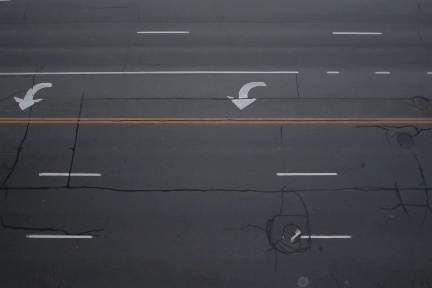
#> input picture RealtimeBackground-10.jpg, 432 x 288 px
$ python CovarianceCompare.py
#> lines starting #> are read from the running program, lines starting #| are printed output that depends on the picture
import cv2
import matplotlib.pyplot as plt


def MyImshow(I):
    I = cv2.cvtColor(I, cv2.COLOR_BGR2RGB)
    plt.imshow(I)
    plt.show()


def ShowSubplot(I, B):
    I = cv2.cvtColor(I, cv2.COLOR_BGR2RGB)
    B = cv2.cvtColor(B, cv2.COLOR_BGR2RGB)
    plt.subplot(1, 2, 1)
    plt.imshow(I)
    plt.subplot(1, 2, 2)
    plt.imshow(B)
    plt.show()


BG = cv2.imread("RealtimeBackground-10.jpg")
#> BG is the input picture: shape (288, 432, 3); mean B, G, R 74.1, 68.7, 67.8
I300 = cv2.imread("Frame-300.jpg")
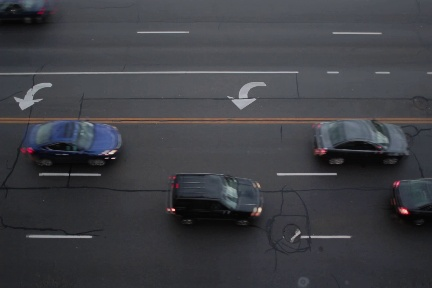
#> input picture Frame-300.jpg, 432 x 288 px
#> I300 is the input picture: shape (288, 432, 3); mean B, G, R 69.2, 64.1, 63.2
I530 = cv2.imread("Frame-530.jpg")
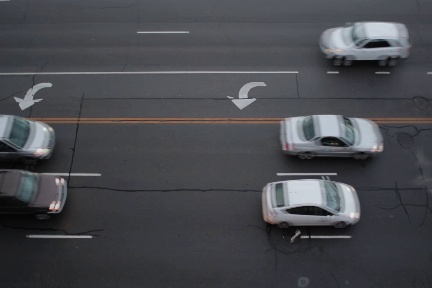
#> input picture Frame-530.jpg, 432 x 288 px
#> I530 is the input picture: shape (288, 432, 3); mean B, G, R 77.8, 72.8, 71.8
I680 = cv2.imread("Frame-680.jpg")
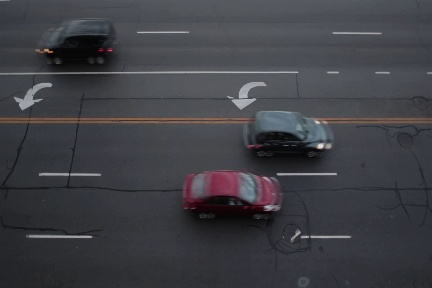
#> input picture Frame-680.jpg, 432 x 288 px
#> I680 is the input picture: shape (288, 432, 3); mean B, G, R 69.3, 63.8, 63.5
B300 = cv2.imread("SubAll-300.jpg")
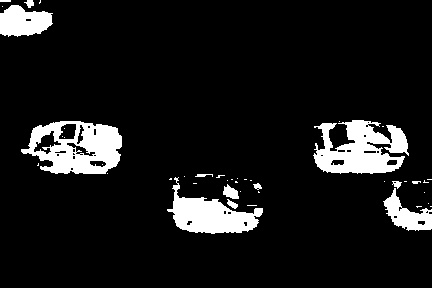
#> input picture SubAll-300.jpg, 432 x 288 px
#> B300 is the input picture: shape (288, 432, 3); min 0, max 255, mean 24.1
B530 = cv2.imread("SubAll-530.jpg")
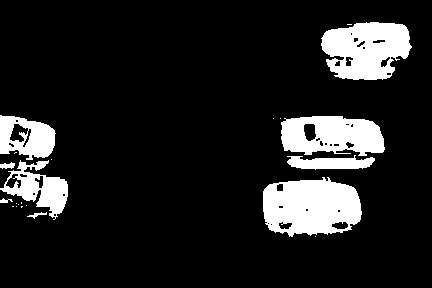
#> input picture SubAll-530.jpg, 432 x 288 px
#> B530 is the input picture: shape (288, 432, 3); min 0, max 255, mean 32.9
B680 = cv2.imread("SubAll-680.jpg")
MyImshow(BG)
ShowSubplot(I300, B300)
ShowSubplot(I530, B530)
ShowSubplot(I680, B680)
#> (the run stopped early here; a loop or call above may not have finished)
